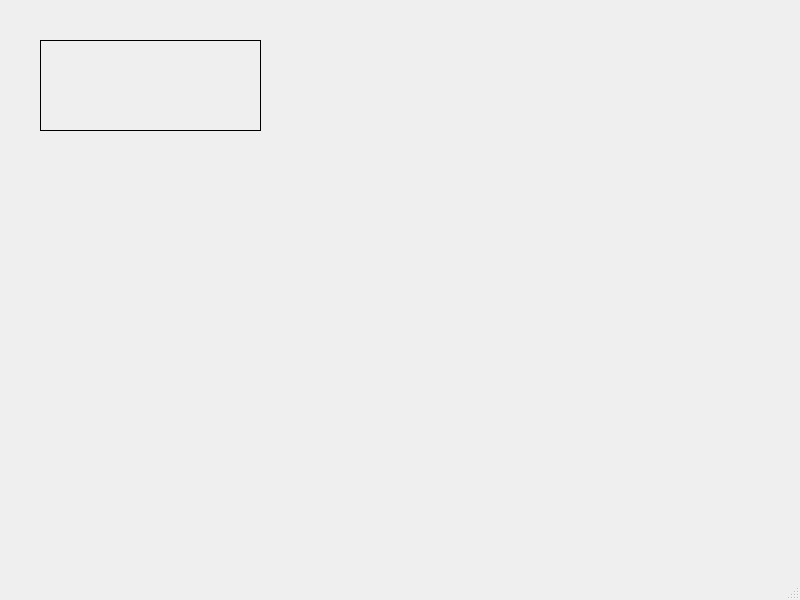
<?xml version="1.0" encoding="UTF-8"?>
<ui version="4.0">
 <class>MainWindow</class>
 <widget class="QMainWindow" name="MainWindow">
  <property name="geometry">
   <rect>
    <x>0</x>
    <y>0</y>
    <width>800</width>
    <height>600</height>
   </rect>
  </property>
  <property name="windowTitle">
   <string>MainWindow</string>
  </property>
  <widget class="QWidget" name="centralwidget">
   <widget class="MyLabel" name="label">
    <property name="geometry">
     <rect>
      <x>40</x>
      <y>40</y>
      <width>221</width>
      <height>91</height>
     </rect>
    </property>
    <property name="frameShape">
     <enum>QFrame::Box</enum>
    </property>
    <property name="text">
     <string/>
    </property>
   </widget>
  </widget>
  <widget class="QMenuBar" name="menubar">
   <property name="geometry">
    <rect>
     <x>0</x>
     <y>0</y>
     <width>800</width>
     <height>29</height>
    </rect>
   </property>
  </widget>
  <widget class="QStatusBar" name="statusbar"/>
 </widget>
 <customwidgets>
  <customwidget>
   <class>MyLabel</class>
   <extends>QLabel</extends>
   <header location="global">mylabel.h</header>
  </customwidget>
 </customwidgets>
 <resources/>
 <connections/>
</ui>
